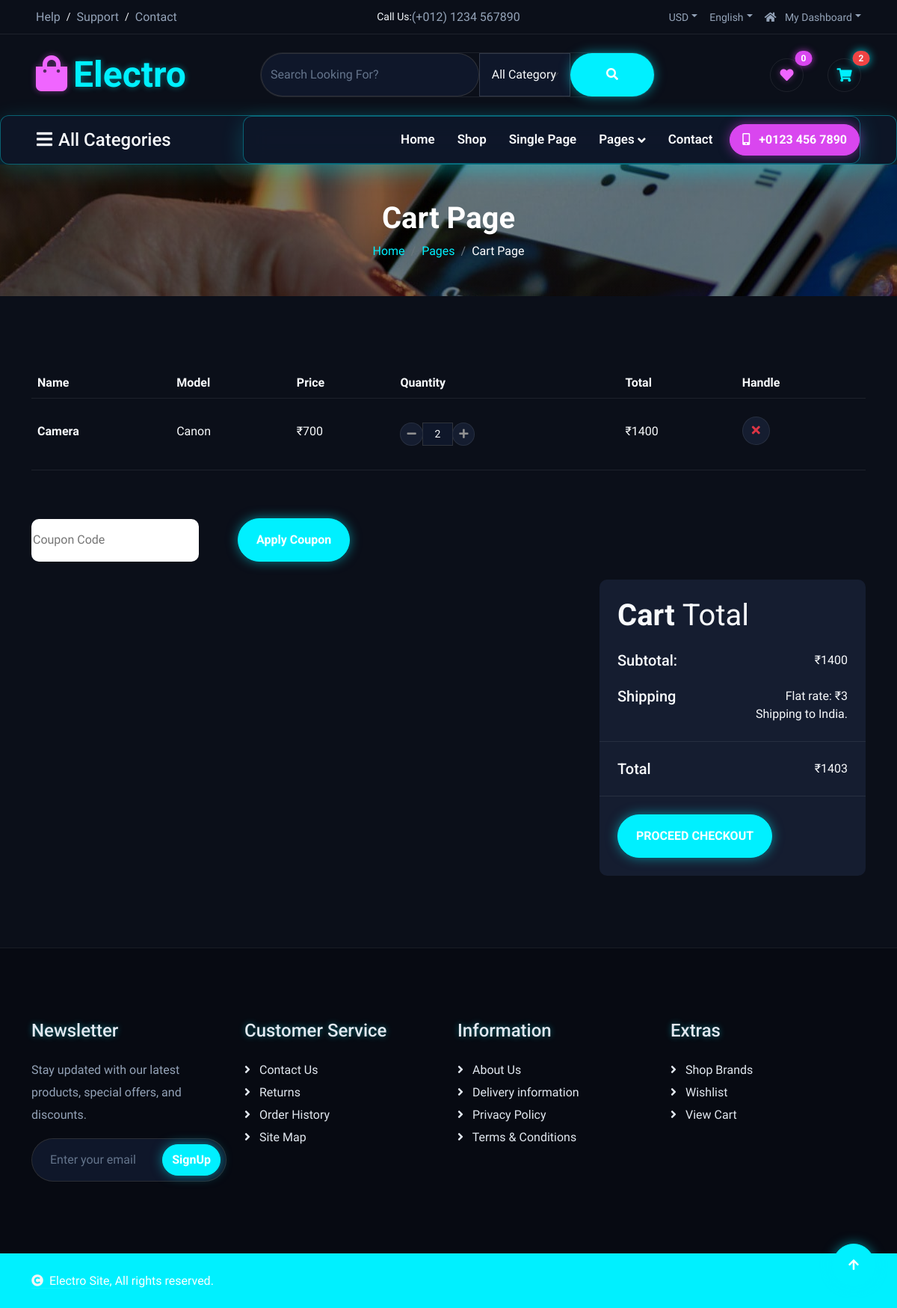
Page /cart/ (signed in) on the earlier database version.
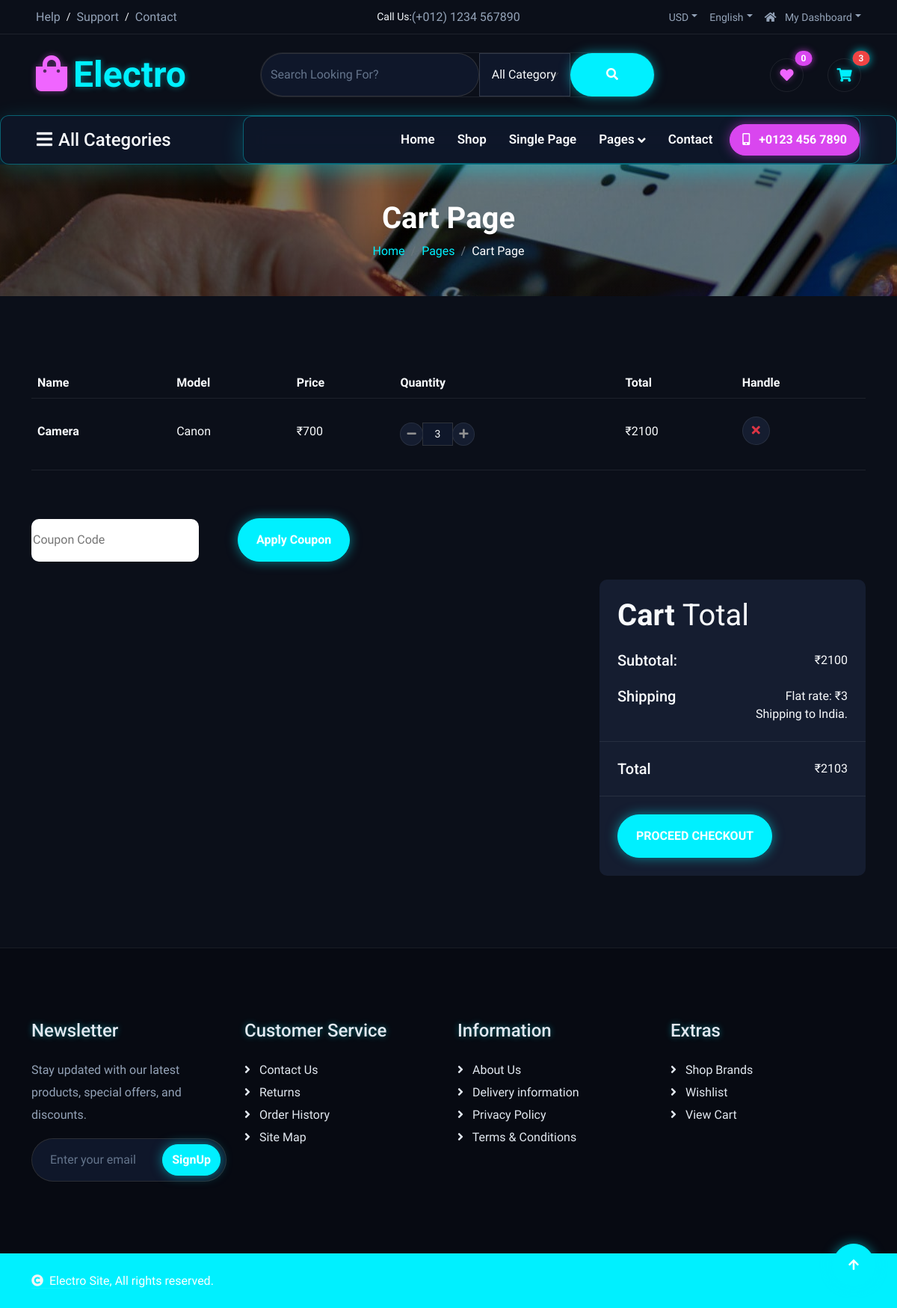
Same page on the later database version.
### app/models.py (models this page shows, shortened)
class CartItem(models.Model):
    cart = models.ForeignKey(Cart, on_delete=models.CASCADE)
    product = models.ForeignKey(Product, on_delete=models.CASCADE)
    quantity = models.IntegerField(default=1)

class Product(models.Model):
    name=models.CharField(max_length=100)
    price=models.IntegerField()
    image=models.ImageField(upload_to='product_image')
    brand=models.CharField(max_length=100)
    category=models.ForeignKey(Category, on_delete=models.CASCADE, blank=True, null=True)

### app/views.py (the view)
# urls.py: path('cart/', views.cart, name='cart'),
def cart(request):
    if not request.session.get('user_id'):
        return redirect('login')
    user = Register.objects.get(id=request.session.get('user_id'))
    cart, created = Cart.objects.get_or_create(user=user)
    items = CartItem.objects.filter(cart=cart)
    total = 0
    cart_count = 0
    for i in items:
        i.subtotal = i.product.price * i.quantity
        total += i.subtotal
        cart_count += i.quantity
    return render(request, 'cart.html', {
        'items': items,
        'total': total,
        'cart_count': cart_count
    })

### app/templates/cart.html (shortened to what this page needs)
{% extends 'base.html' %}
{% load static %}
{% block content %}
    <div class="container-fluid page-header py-5">
        <h1 class="text-center text-white display-6 wow fadeInUp" data-wow-delay="0.1s">Cart Page</h1>
        <ol class="breadcrumb justify-content-center mb-0 wow fadeInUp" data-wow-delay="0.3s">
            <li class="breadcrumb-item"><a href="#">Home</a></li>
            <li class="breadcrumb-item"><a href="#">Pages</a></li>
            <li class="breadcrumb-item active text-white">Cart Page</li>
        </ol>
    </div>
    <div class="container-fluid py-5">
        <div class="container py-5">
            <div class="table-responsive">
                <table class="table">
                    <thead>
                        <tr>
                            <th scope="col">Name</th>
                            <th scope="col">Model</th>
                            <th scope="col">Price</th>
                            <th scope="col">Quantity</th>
                            <th scope="col">Total</th>
                            <th scope="col">Handle</th>
                        </tr>
                    </thead>
<tbody>
{% for i in items %}
<tr>
    <th scope="row">
        <p class="mb-0 py-4">{{ i.product.name }}</p>
    </th>
    <td>
        <p class="mb-0 py-4">{{ i.product.brand }}</p>
    </td>
    <td>
        <p class="mb-0 py-4">₹{{ i.product.price }}</p>
    </td>
    <td>
        <div class="input-group quantity py-4" style="width: 100px;">
            <div class="input-group-btn">
                <a href="{% url 'minus_cart' i.id %}">
                    <button type="button" class="btn btn-sm rounded-circle bg-light border">
                        <i class="fa fa-minus"></i>
                    </button>
                </a>
            </div>
            <input type="text"
                   class="form-control form-control-sm text-center border-0"
                   value="{{ i.quantity }}"
                   readonly>
            <div class="input-group-btn">
                <a href="{% url 'plus_cart' i.id %}">
                    <button type="button" class="btn btn-sm rounded-circle bg-light border">
                        <i class="fa fa-plus"></i>
                    </button>
                </a>
            </div>
        </div>
    </td>
    <td>
        <p class="mb-0 py-4">₹{{ i.subtotal }}</p>
    </td>
    <td class="py-4">
        <a href="{% url 'remove_cart' i.id %}">
            <button type="button" class="btn btn-md rounded-circle bg-light border">
                <i class="fa fa-times text-danger"></i>
            </button>
        </a>
    </td>
</tr>
{% empty %}
<tr>
    <td colspan="6" class="text-center py-5">
        <h4>Your cart is empty</h4>
    </td>
</tr>
{% endfor %}
</tbody>
                </table>
            </div>
            <div class="mt-5">
                <input type="text" class="border-0 border-bottom rounded me-5 py-3 mb-4" placeholder="Coupon Code">
                <button class="btn btn-primary rounded-pill px-4 py-3" type="button">Apply Coupon</button>
            </div>
            <div class="row g-4 justify-content-end">
                <div class="col-8"></div>
                <div class="col-sm-8 col-md-7 col-lg-6 col-xl-4">
                    <div class="bg-light rounded">
    <div class="p-4">
        <h1 class="display-6 mb-4">Cart <span class="fw-normal">Total</span></h1>
        <div class="d-flex justify-content-between mb-4">
            <h5 class="mb-0 me-4">Subtotal:</h5>
            <p class="mb-0">₹{{ total }}</p>
        </div>
        <div class="d-flex justify-content-between">
            <h5 class="mb-0 me-4">Shipping</h5>
            <div>
                <p class="mb-0">Flat rate: ₹3</p>
            </div>
        </div>
        <p class="mb-0 text-end">Shipping to India.</p>
    </div>
    <div class="py-4 mb-4 border-top border-bottom d-flex justify-content-between">
        <h5 class="mb-0 ps-4 me-4">Total</h5>
        <p class="mb-0 pe-4">₹{{ total|add:3 }}</p>
    </div>
<a href="{% url 'cheackout' %}">
    <button class="btn btn-primary rounded-pill px-4 py-3 text-uppercase mb-4 ms-4"
        type="button">
        Proceed Checkout
    </button>
</a>
</div>
                </div>
            </div>
        </div>
    </div>
{% endblock %}

### app/templates/base.html (shortened to what this page needs)
{% load static %}
<!DOCTYPE html>
<html lang="en">
<head>
    <link rel="stylesheet" href="https://use.fontawesome.com/releases/v5.15.4/css/all.css" />
    <link href="https://cdn.jsdelivr.net/npm/bootstrap-icons@1.4.1/font/bootstrap-icons.css" rel="stylesheet">
    <link href="{% static 'lib/animate/animate.min.css' %}" rel="stylesheet">
    <link href="{% static 'lib/owlcarousel/assets/owl.carousel.min.css' %}" rel="stylesheet">
    <link href="{% static 'css/bootstrap.min.css' %}" rel="stylesheet">
    <link href="{% static 'css/style.css' %}" rel="stylesheet">
</head>
<body>
    <div class="container-fluid px-5 d-none border-bottom d-lg-block">
        <div class="row gx-0 align-items-center">
            <div class="col-lg-4 text-center text-lg-start mb-lg-0">
                <div class="d-inline-flex align-items-center" style="height: 45px;">
                    <a href="#" class="text-muted me-2"> Help</a><small> / </small>
                    <a href="#" class="text-muted mx-2"> Support</a><small> / </small>
                    <a href="{% url 'contact' %}" class="text-muted ms-2"> Contact</a>
                </div>
            </div>
            <div class="col-lg-4 text-center d-flex align-items-center justify-content-center">
                <small class="text-dark">Call Us:</small>
                <a href="#" class="text-muted">(+012) 1234 567890</a>
            </div>
            <div class="col-lg-4 text-center text-lg-end">
                <div class="d-inline-flex align-items-center" style="height: 45px;">
                    <div class="dropdown">
                        <a href="#" class="dropdown-toggle text-muted me-2"
                            data-bs-toggle="dropdown"><small>USD</small></a>
                    </div>
                    <div class="dropdown">
                        <a href="#" class="dropdown-toggle text-muted mx-2"
                            data-bs-toggle="dropdown"><small>English</small></a>
                    </div>
                    <div class="dropdown">
                        <a href="#" class="dropdown-toggle text-muted ms-2" data-bs-toggle="dropdown"><small><i
                                    class="fa fa-home me-2"></i> My Dashboard</small></a>
                    </div>
                </div>
            </div>
        </div>
    </div>
    <div class="container-fluid px-5 py-4 d-none d-lg-block">
        <div class="row gx-0 align-items-center text-center">
            <div class="col-md-4 col-lg-3 text-center text-lg-start">
                <div class="d-inline-flex align-items-center">
                    <a href="{% url 'home' %}" class="navbar-brand p-0">
                        <h1 class="display-5 text-primary m-0"><i
                                class="fas fa-shopping-bag text-secondary me-2"></i>Electro</h1>
                    </a>
                </div>
            </div>
            <div class="col-md-4 col-lg-6 text-center">
                <div class="position-relative ps-4">
                    <form action="{% url 'search_item' %}" method="GET">
                        <div class="d-flex border rounded-pill">
                            <input class="form-control border-0 rounded-pill w-100 py-3" type="text" name="query"
                                placeholder="Search Looking For?">
                            <select class="form-select text-dark border-0 border-start rounded-0 p-3"
                                style="width: 200px;" onchange="if(this.value) window.location.href=this.value">
                                <option value="">All Category</option>
                            </select>
                            <button type="submit" class="btn btn-primary rounded-pill py-3 px-5" style="border: 0;"><i
                                    class="fas fa-search"></i></button>
                        </div>
                    </form>
                </div>
            </div>
            <div class="col-md-4 col-lg-3 text-center text-lg-end">
                <div class="d-inline-flex align-items-center">
                    <a href="{% url 'wishlist' %}"
                        class="text-white d-flex align-items-center justify-content-center me-4 position-relative" title="Wishlist">
                        <span
                            class="rounded-circle btn-md-square border border-secondary d-flex align-items-center justify-content-center text-secondary" style="width: 45px; height: 45px; font-size: 18px;"><i
                                class="fas fa-heart"></i></span>
                        <span class="position-absolute top-0 start-100 translate-middle badge rounded-pill bg-secondary text-white fw-bold" style="font-size: 12px; padding: 4px 8px; box-shadow: 0 0 10px rgba(217, 70, 239, 0.7);">{{ wishlist_count|default:0 }}</span>
                    </a>
                    <a href="{% url 'cart' %}"
                        class="text-white d-flex align-items-center justify-content-center position-relative ms-2" title="Shopping Cart">
                        <span
                            class="rounded-circle btn-md-square border border-primary d-flex align-items-center justify-content-center text-primary" style="width: 45px; height: 45px; font-size: 18px;"><i
                                class="fas fa-shopping-cart"></i></span>
                        <span class="position-absolute top-0 start-100 translate-middle badge rounded-pill bg-primary text-dark fw-bold" style="font-size: 12px; padding: 4px 8px; box-shadow: 0 0 12px rgba(0, 240, 255, 0.8);">{{ cart_count|default:0 }}</span>
                    </a>
                </div>
            </div>
        </div>
    </div>
    <div class="container-fluid nav-bar p-0">
        <div class="row gx-0 bg-primary px-5 align-items-center">
            <div class="col-lg-3 d-none d-lg-block">
                <nav class="navbar navbar-light position-relative" style="width: 250px;">
                    <button class="navbar-toggler border-0 fs-4 w-100 px-0 text-start" type="button"
                        data-bs-toggle="collapse" data-bs-target="#allCat">
                        <h4 class="m-0"><i class="fa fa-bars me-2"></i>All Categories</h4>
                    </button>
                </nav>
            </div>
            <div class="col-12 col-lg-9">
                <nav class="navbar navbar-expand-lg navbar-light bg-primary">
                    <div class="collapse navbar-collapse" id="navbarCollapse">
                        <div class="navbar-nav ms-auto py-0">
                            <a href="{% url 'home' %}"
                                class="nav-item nav-link {% block nav_home %}{% endblock %}">Home</a>
                            <a href="{% url 'shop' %}"
                                class="nav-item nav-link {% block nav_shop %}{% endblock %}">Shop</a>
                            <a href="{% url 'single' %}"
                                class="nav-item nav-link {% block nav_single %}{% endblock %}">Single Page</a>
                            <div class="nav-item dropdown">
                                <a href="#" class="nav-link dropdown-toggle" id="pagesDropdown" role="button"
                                    data-bs-toggle="dropdown" aria-expanded="false">Pages</a>
                            </div>
                            <a href="{% url 'contact' %}"
                                class="nav-item nav-link me-2 {% block nav_contact %}{% endblock %}">Contact</a>
                        </div>
                        <a href="tel:+01234567890"
                            class="btn btn-secondary rounded-pill py-2 px-4 px-lg-3 mb-3 mb-md-3 mb-lg-0"><i
                                class="fa fa-mobile-alt me-2"></i> +0123 456 7890</a>
                    </div>
                </nav>
            </div>
        </div>
    </div>
    {% block content %}
    {% endblock %}
    <div class="container-fluid footer py-5">
        <div class="container py-5">
            <div class="row g-4">
                <div class="col-md-6 col-lg-6 col-xl-3">
                    <div class="footer-item d-flex flex-column">
                        <h4 class="text-primary mb-4">Newsletter</h4>
                        <p class="mb-3">Stay updated with our latest products, special offers, and discounts.</p>
                        <div class="position-relative mx-auto rounded-pill">
                            <input class="form-control rounded-pill w-100 py-3 ps-4 pe-5" type="text"
                                placeholder="Enter your email">
                            <button type="button"
                                class="btn btn-primary rounded-pill position-absolute top-0 end-0 py-2 mt-2 me-2">SignUp</button>
                        </div>
                    </div>
                </div>
                <div class="col-md-6 col-lg-6 col-xl-3">
                    <div class="footer-item d-flex flex-column">
                        <h4 class="text-primary mb-4">Customer Service</h4>
                        <a href="{% url 'contact' %}"><i class="fas fa-angle-right me-2"></i> Contact Us</a>
                        <a href="#"><i class="fas fa-angle-right me-2"></i> Returns</a>
                        <a href="#"><i class="fas fa-angle-right me-2"></i> Order History</a>
                        <a href="#"><i class="fas fa-angle-right me-2"></i> Site Map</a>
                    </div>
                </div>
                <div class="col-md-6 col-lg-6 col-xl-3">
                    <div class="footer-item d-flex flex-column">
                        <h4 class="text-primary mb-4">Information</h4>
                        <a href="#"><i class="fas fa-angle-right me-2"></i> About Us</a>
                        <a href="#"><i class="fas fa-angle-right me-2"></i> Delivery information</a>
                        <a href="#"><i class="fas fa-angle-right me-2"></i> Privacy Policy</a>
                        <a href="#"><i class="fas fa-angle-right me-2"></i> Terms & Conditions</a>
                    </div>
                </div>
                <div class="col-md-6 col-lg-6 col-xl-3">
                    <div class="footer-item d-flex flex-column">
                        <h4 class="text-primary mb-4">Extras</h4>
                        <a href="{% url 'shop' %}"><i class="fas fa-angle-right me-2"></i> Shop Brands</a>
                        <a href="{% url 'wishlist' %}"><i class="fas fa-angle-right me-2"></i> Wishlist</a>
                        <a href="{% url 'cart' %}"><i class="fas fa-angle-right me-2"></i> View Cart</a>
                    </div>
                </div>
            </div>
        </div>
    </div>
    <div class="container-fluid copyright py-4">
        <div class="container">
            <div class="row g-4 align-items-center">
                <div class="col-md-6 text-center text-md-start mb-md-0">
                    <span class="text-white"><a href="#" class="border-bottom text-white"><i
                                class="fas fa-copyright text-light me-2"></i>Electro Site</a>, All rights
                        reserved.</span>
                </div>
            </div>
        </div>
    </div>
    <a href="#" class="btn btn-primary btn-lg-square back-to-top"><i class="fa fa-arrow-up"></i></a>
</body>
</html>

Differences in the rows shown:
changed CartItem "Camera": quantity "2" → "3"; subtotal "1400" → "2100"
Other differences:
{{ cart_count|default:0 }}: "2" → "3"
{{ total }}: "1400" → "2100"
{{ total|add:3 }}: "1403" → "2103"
